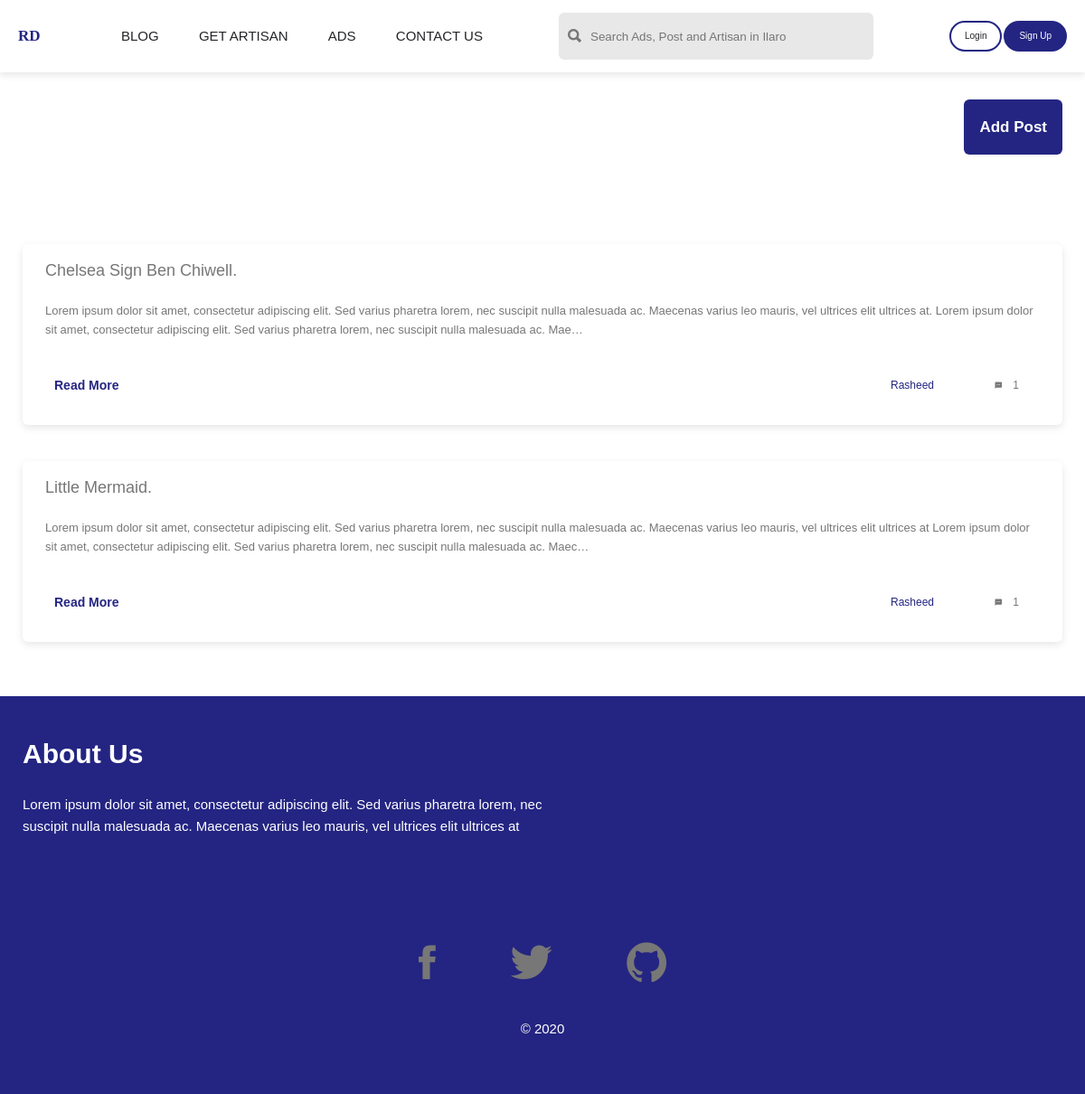
The page /blogs/ on the database as committed earlier.
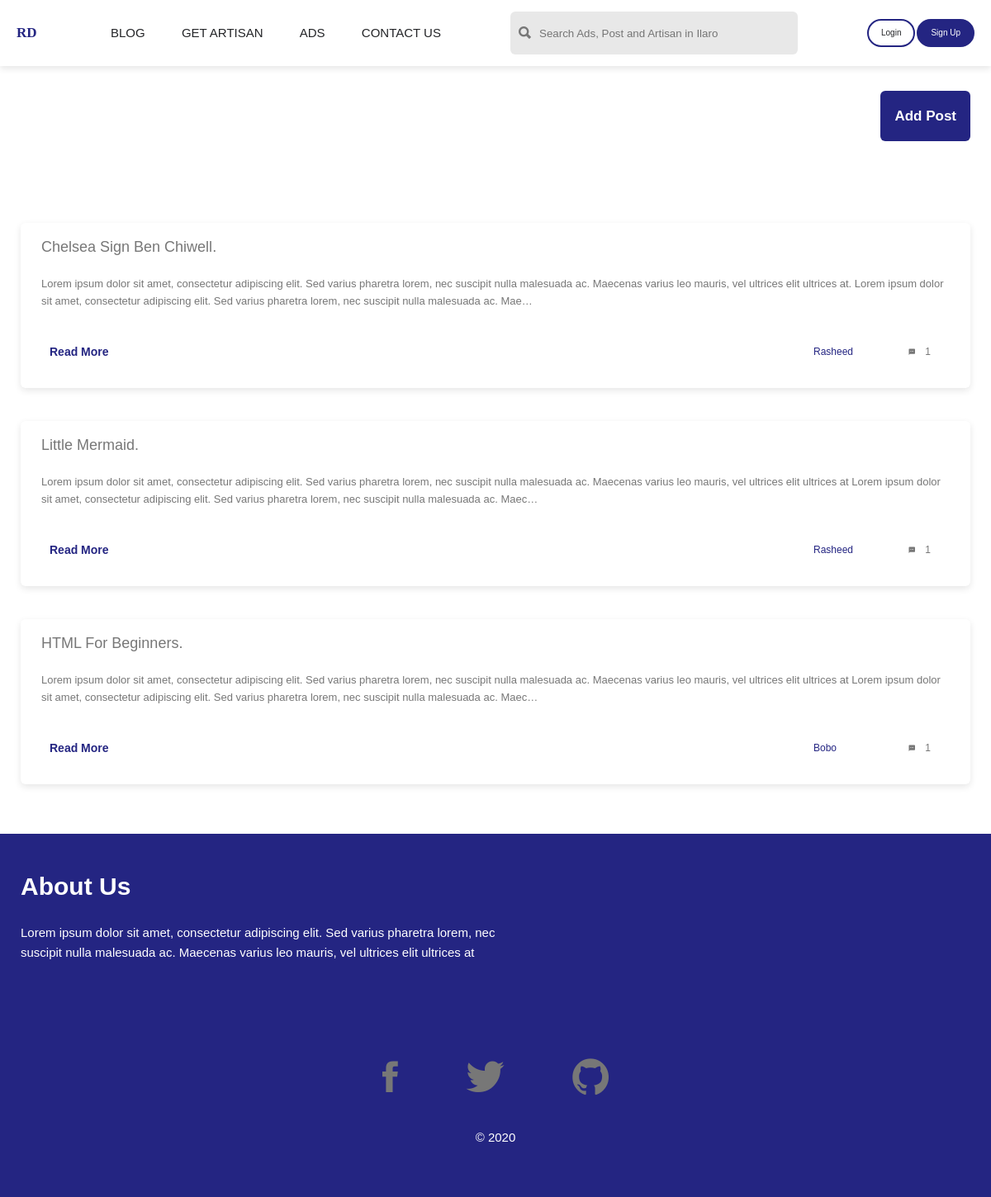
The same page on the database as committed later.
### main/models.py (models this page shows)
class ForumPost(models.Model):
    id = models.UUIDField(primary_key=True, default=uuid.uuid4, editable=False)
    user = models.ForeignKey(MyUser, on_delete=models.CASCADE, null=True)
    title = models.CharField(max_length=100)
    body = models.TextField(max_length=10000)
    views = models.PositiveIntegerField(default=0)
    created_at = models.DateTimeField(auto_now_add=True)

### myAuth/models.py (models this page shows, shortened)
class MyUser(AbstractBaseUser):
    id = models.UUIDField(primary_key=True, default=uuid.uuid4, editable=False)
    email = models.EmailField(verbose_name="email", max_length=60, unique=True)
    date_joined = models.DateTimeField(
        verbose_name='date joined', auto_now_add=True)
    last_login = models.DateTimeField(verbose_name='last login', auto_now=True)
    is_admin = models.BooleanField(default=False)
    is_active = models.BooleanField(default=True)
    is_staff = models.BooleanField(default=False)
    is_superuser = models.BooleanField(default=False)
    fullname = models.CharField(max_length=60)
    phone = models.PositiveIntegerField()
    photo = models.ImageField(default="default.jpg")
    is_artisan = models.BooleanField(default=False)
    USERNAME_FIELD = 'email'
    REQUIRED_FIELDS = ['fullname', 'phone']
    objects = MyUserManager()
    def get_name(self):
        name = self.fullname.split(" ")[1]
        return name

### main/views.py (the view)
# urls.py: path("blogs/", blogs_view, name="blogs"),
def blogs_view(request):
    post = ForumPost.objects.all()
    paginator = Paginator(post, 4)
    page = request.GET.get('page')
    posts = paginator.get_page(page)
    for pos in post:
        comments = Comment.objects.filter(post=pos)
        conCount = comments.count()
    context = {
        "posts": posts,
        "count": conCount
    }
    return render(request, "blog/blogs.html", context)

### razboy/middwares.py (called while the page is built)
def open_access_middleware(get_response):
    def middleware(request):
        response = get_response(request)
        response["Access-Control-Allow-Origin"] = "*"
        response["Access-Control-Allow-Headers"] = "*"
        return response
    return middleware

### templates/blog/blogs.html (shortened to what this page needs)
{% extends 'base.html' %}
{% block r %}r{% endblock r %}
{% block content %}
<div style="width: 100%; height: 100px; margin-top: 30px; padding: 0 2.5rem;">
    <a href="{% url 'add_post_view' %}" class="top-btn">Add Post</a>
</div>
<section class="posts-container">
    <div class="row">
        {% for post in posts %}
        <div class="post_card" style="width: 100%; height: 20rem;">
            <div class="post_card-body">
                <h4 class="post_card-heading">
                    {{ post.title }}.
                </h4>
                <p class="post_card-text">
                    {{ post.body|truncatechars:300 }}
                </p>
                <div class="post_card-footer">
                    <a class="post_card-btn" href="{% url 'blog_details_view' post.id %}">Read More</a>
                    <div class="card-inner">
                        <p>{{ post.user.get_name }}</p>
                        <span class="post_comment_count">
                            <i class="ion-android-textsms"></i>
                            <p>{{ count }}</p>
                        </span>
                    </div>
                </div>
            </div>
        </div>
        {% endfor %}
    </div>
</section>
{% endblock content %}

Rows that differ between the two databases and show on the page:
added ForumPost: title "HTML For Beginners", body "Lorem ipsum dolor sit amet, consectetur adipiscing elit. Sed varius pharetra lorem, nec suscipit nulla malesuada ac. Maecenas varius leo mauris, vel ultrices elit ultrices at Lorem ipsum dolor sit amet, consectetur adipiscing elit. Sed varius pharetra lorem, nec suscipit nulla malesuada ac. Maec…", user.get_name "Bobo", count "1"
